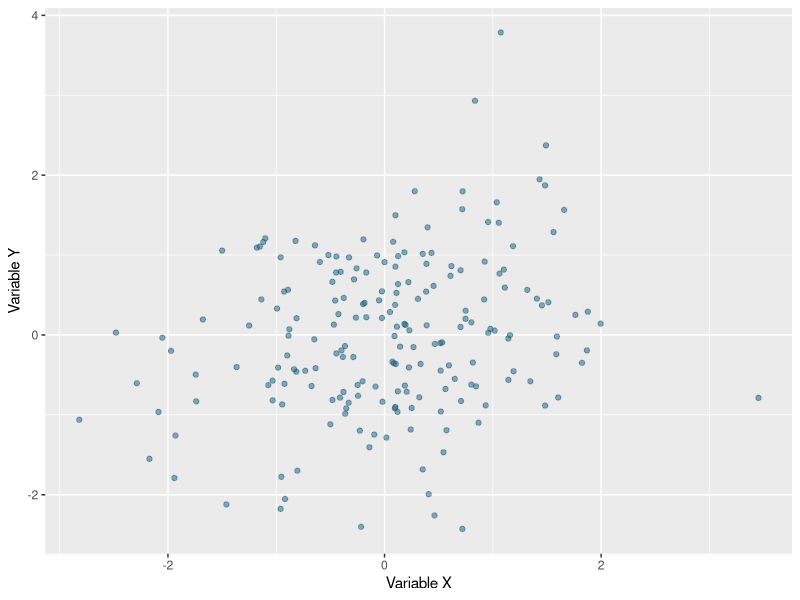

Here is the R script that generated this plot:
## ---- chunk 1
#| include: false
# Package setup lives in one shared chunk so every chapter starts from a
# consistent environment. Add libraries you use across the book here.
library(tidyverse)
## ---- chunk 2
#| label: fig-eda-sneak-peek
#| fig-cap: "Initial data glimpse (Temporary placeholder visualization ahead of the EDA project)."
# A tiny placeholder plot so the book renders before you add your own analysis.
ggplot(data.frame(x = rnorm(200), y = rnorm(200)), aes(x, y)) +
  geom_point(alpha = 0.5, colour = "#1A5F7A") + # Synchronized with your custom cobalt blue brand color
  labs(x = "Variable X", y = "Variable Y")
